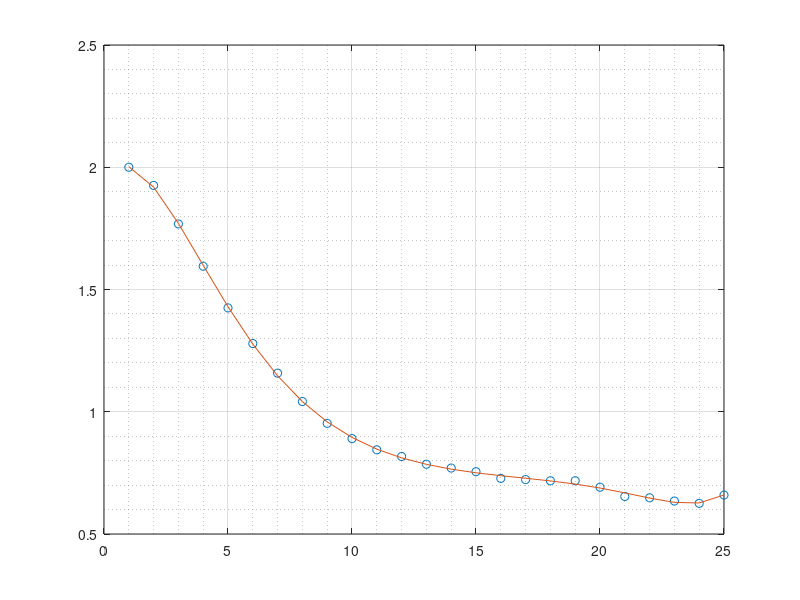

MATLAB code to generate this figure:
%% This script calculates the half life of the Rok Plots to be able to show that the half life increases and hence to be able to say that the Rok is diffused and is not centered anymore like it used to be

%% Here we try and get the Covariance as a function of the distance between maximas(basically we try and see whether the maximas in Pearson corelation correspond to the lag equal to the maximal distance


 %%
load('spn_rokxmbs');


if 1 %% this segment of the code fits a pokynomial to the plot of Rok intensity and then plots the polynomial on to the Rok plot
area=[];

for cell_index=2:2, %%which cell we are looking at
    
    %%this segment normalizes the intensities between zero and one for each
  %%cell individually
    [rmx,t]=max(cell_rok(cell_index).mean);
    %[rmn,t]=min(cell_rok(cell_index).mean);
    
   
    cell_rok(cell_index).mean = cell_rok(cell_index).mean/(rmx) ; 
    cell_rok(cell_index).mean = (2/cell_rok(cell_index).mean(1,1))*cell_rok(cell_index).mean ;

   
  

  %%
    
if(cell(cell_index).average_maxima_distance <=8 ) % this helps us ignore the outliers
      
    if (size(cell_rok(cell_index).mean,1) >25)
        y=cell_rok(cell_index).mean(1:25,:)';
        x=[1:1:25];
        p=polyfit(x,y,7);
        f = polyval(p,x);
y1=2*ones(1,25);
y2=f(:,1:25);
idx = find(y1 - y2 < eps, 1,'last'); %// Index of coordinate in array
px = x(idx);
py = y1(idx);  
        plot(x,y,'o',x,f,'-')
    end

    if (size(cell_rok(cell_index).mean,1) <=25)
        y=cell_rok(cell_index).mean(:,:)';
        x=[1:1:size(cell_rok(cell_index).mean,1)];
        p=polyfit(x,y,10);
    
        f = polyval(p,x);
        
y1=2*ones(1,size(f,2));
y2=f;
idx = find(y1 - y2 < eps, 1); %// Index of coordinate in array
px = x(idx);
py = y1(idx);
       plot(x,y,'o',x,f,'-')
    end
hold on
end %ignoring the outliers

f=f(:,1:px);
area = [area trapz(f)]

end

k=waitforbuttonpress;
hold off;


%scatter([1:1:cell_number],area);
grid on;
grid minor;
end











%% I tried the average slope but that method failed to give me useful output to distinguish between the plots : DOES NOT WORK

if 0
average_slope=[];

for cell_index = 1:cell_number,
    
    average_slope=[average_slope (cell_rok(cell_index).mean(10) - cell_rok(cell_index).mean(1) )/10 ];
    
end

scatter([1:1:cell_number],average_slope);
hy = graph2d.constantline(0, 'Color',[0 0 0]);
changedependvar(hy,'y');
end
